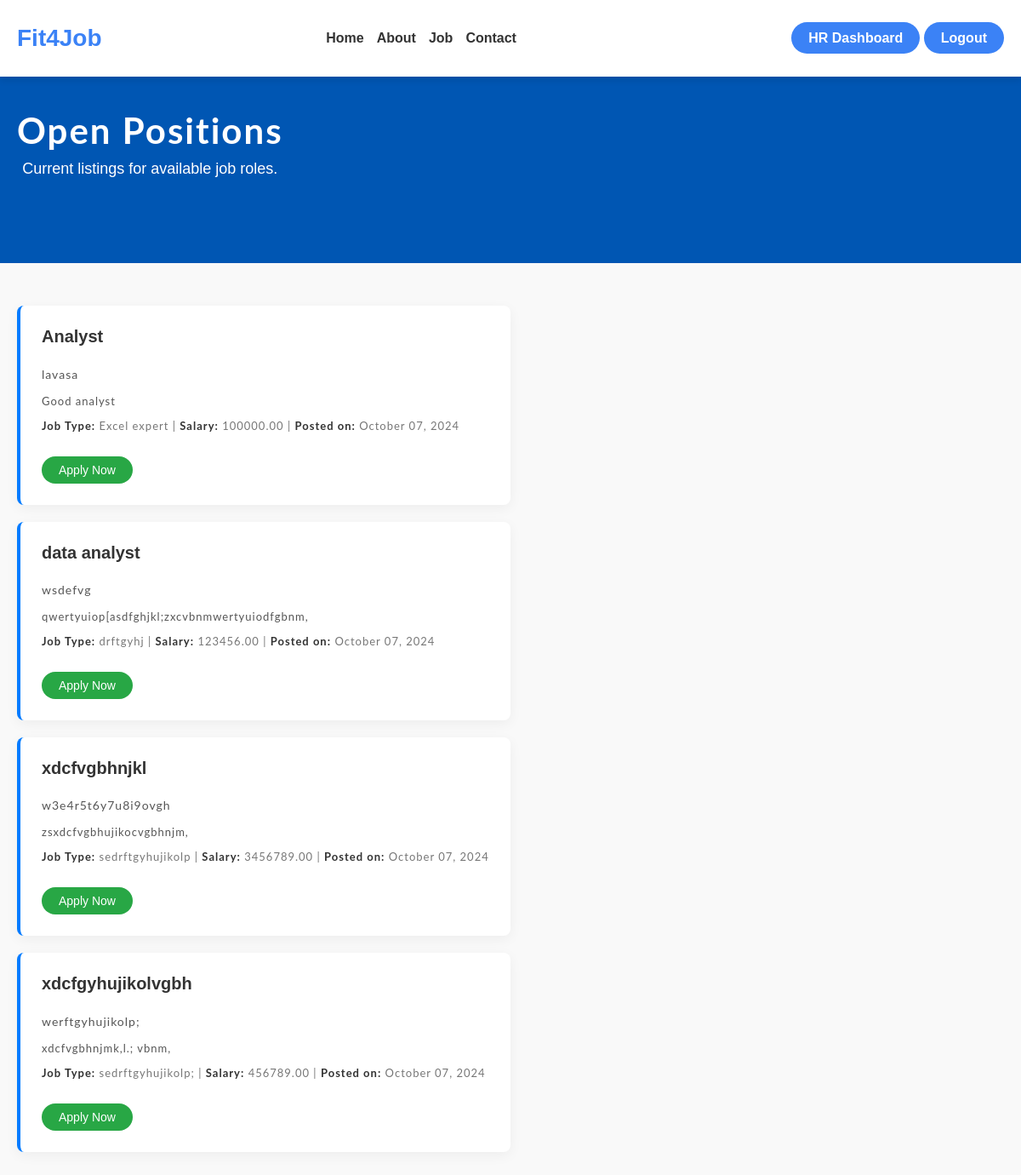
Page /job-list/ (signed in) on the earlier database version.
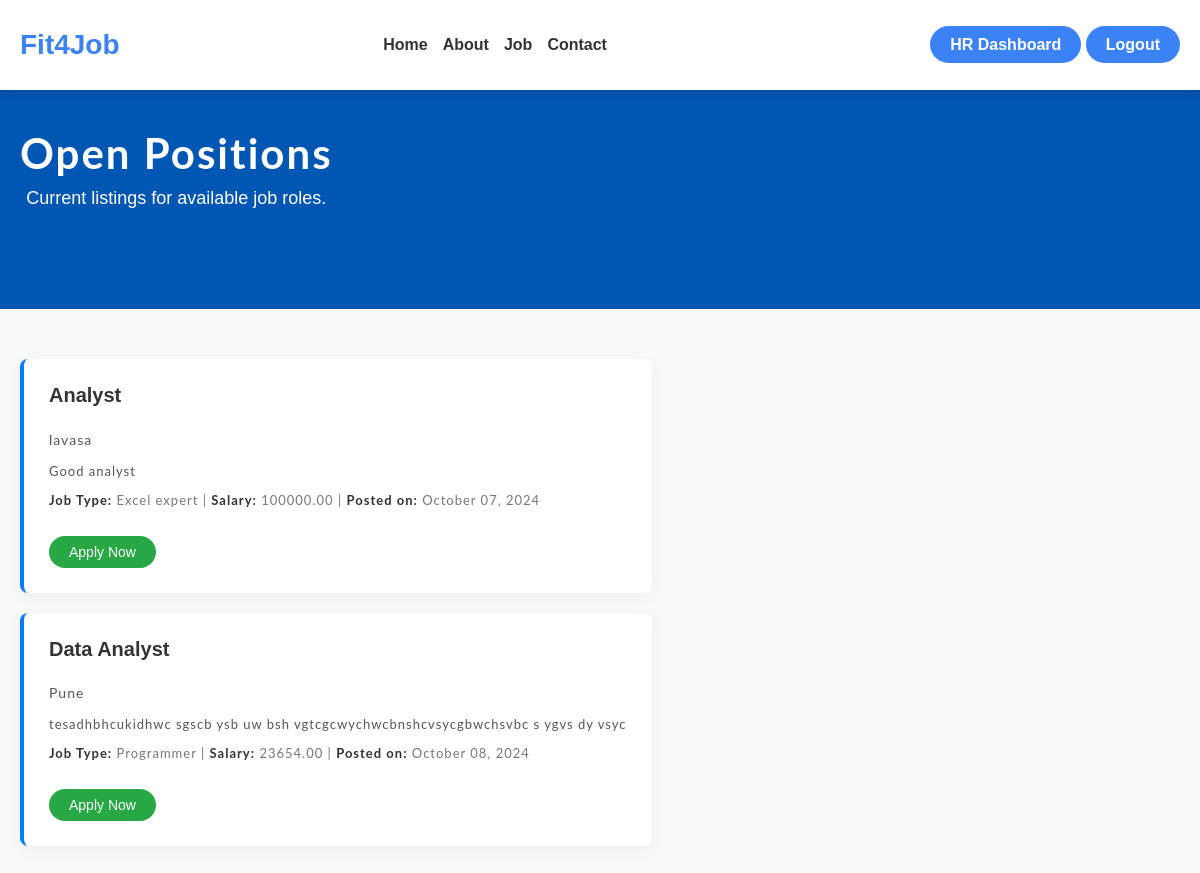
Same page on the later database version.
### ats_app/models.py (models this page shows, shortened)
class Job(models.Model):
    title = models.CharField(max_length=100)
    description = models.TextField()
    job_type = models.CharField(max_length=50)
    location = models.CharField(max_length=100)
    skills = models.CharField(max_length=200)
    salary = models.DecimalField(max_digits=10, decimal_places=2)
    created_at = models.DateTimeField(auto_now_add=True)
    updated_at = models.DateTimeField(auto_now=True)
    user = models.ForeignKey(User,on_delete=models.CASCADE)

### ats_app/views.py (the view)
    def wrapper(request, *args, **kwargs):
        if 'username' in request.session:
            return view_func(request, *args, **kwargs)
        else:
            messages.error(request, 'You need to log in to access this page.')
            return redirect('signin')

### ats_app/views.py (called while the page is built)
def is_authenticated(view_func):
    def wrapper(request, *args, **kwargs):
        if 'username' in request.session:
            return view_func(request, *args, **kwargs)
        else:
            messages.error(request, 'You need to log in to access this page.')
            return redirect('signin')
    return wrapper

@is_authenticated
def job_view(request):
    jobs = Job.objects.all()
    return render(request, 'main/job_list.html', {'jobs': jobs})

### templates/main/job_list.html (shortened to what this page needs)
{% extends 'base.html' %}
{% load static %}
{% block content %}
<div class="job-masthead">
    <div class="container">
        <div class="row">
            <div class="col-md-10 offset-md-1">
                <div class="job-heading-container">
                    <h1 class="job-heading">Open Positions</h1>
                    <span class="job-subheading">Current listings for available job roles.</span>
                </div>
            </div>
        </div>
    </div>
</div>
<section>
    <div class="container">
        <div class="row">
            <div class="col-md-10 offset-md-1">
                <ul class="job-listings-container">
                    {% for job in jobs %}
                    <li class="job-item-card">
                        <div class="job-content">
                            <h4 class="job-item-title">{{ job.title }}</h4>
                            <p class="job-item-location">{{ job.location }}</p>
                            <p class="job-item-description">{{ job.description }}</p>
                            <p class="job-item-meta">
                                <strong>Job Type:</strong> {{ job.job_type }} |
                                <strong>Salary:</strong> {{ job.salary }} |
                                <strong>Posted on:</strong> {{ job.created_at|date:"F d, Y" }}
                            </p>
                        </div>
                        <a href="{% url 'apply_for_job' job.id %}" class="btn-apply-job">Apply Now</a>
                    </li>
                    {% endfor %}
                </ul>
            </div>
        </div>
    </div>
</section>
{% endblock content %}

### templates/base.html (shortened to what this page needs)
<html lang="en">
<head>
    {% load static %}
    <link rel="stylesheet" href="{% static 'css/style copy.css' %}">
    <link rel="stylesheet" href="{% static 'css/job_category.css' %}">
    <link rel="stylesheet" href="{% static 'css/about.css' %}">
    <link rel="stylesheet" href="{% static 'css/job.css' %}">
</head>
<body>
    <header>
        <div class="navbar">
            <a href="{% url 'index' %}" class="logo">Fit4Job</a>
            <nav>
                <ul>
                    <li><a href="{% url 'index' %}">Home</a></li>
                    <li><a href="{% url 'about' %}">About</a></li>
                    <li><a href="{% url 'job' %}">Job</a></li>
                    <li><a href="{% url 'contact' %}">Contact</a></li>
                </ul>
            </nav>
            <ul>
                {% if request.session.username %}
                    {% if request.session.role == 'recruiter' %}
                        <a href="{% url 'hr_dashboard' %}" class="sign-in-btn">HR Dashboard</a>
                    {% endif %}
                    <a href="{% url 'logout' %}" class="sign-in-btn">Logout</a>
                {% else %}
                    <a href="{% url 'signin' %}" class="sign-in-btn">Sign In Now</a>
                    <a href="{% url 'register' %}" class="sign-in-btn">Register Now</a>
                {% endif %}
        </div>
    </header>
    <main>
        {% block content %}
        {% endblock %}
    </main>
</body>
</html>

### static/css/style copy.css (style rules this page uses)
body { font-family: 'Poppins', sans-serif; margin: 0; padding: 0; background-color: #f4f4f4; color: #333; margin-top: 80px; }
header { background-color: #ffffff; box-shadow: 0 4px 8px rgba(0, 0, 0, 0.1); position: fixed; width: 100%; z-index: 1000; top: 0; padding: 10px 0; }
.navbar { display: flex; justify-content: space-between; align-items: center; padding: 10px 20px; max-width: 1200px; margin: 0 auto; }
.logo { font-size: 28px; font-weight: 600; color: #3b82f6; text-decoration: none; }
nav ul { list-style: none; margin: 0; padding: 0; display: flex; }
nav ul li { margin-left: 15px; }
nav ul li a { text-decoration: none; color: #333; font-weight: 600; transition: color 0.3s ease; }
.sign-in-btn { background-color: #3b82f6; color: white; padding: 10px 20px; border-radius: 25px; text-decoration: none; font-weight: 600; transition: background-color 0.3s ease; }
.container { display: flex; justify-content: space-between; align-items: center; margin: 20px; }
body { margin: 0; }
h1 { font-family: 'Lato', sans-serif; font-weight: 200; letter-spacing: 2px; font-size: 35px; }
p { font-family: 'Lato', sans-serif; letter-spacing: 1px; font-size: 14px; color: #333333; }
.logo { width: 50px; fill: white; padding-right: 15px; display: inline-block; vertical-align: middle; }

### static/css/job_category.css (style rules this page uses)
html, body { overflow-x: hidden; }

### static/css/about.css (style rules this page uses)
html, body { height: 100%; margin: 0; }

### templates/main/job_list.html (style rules this page uses)
body { font-family: 'Arial', sans-serif; background-color: #f9f9f9; margin: 0; padding: 0; }
.job-masthead { background-color: #0056b3; padding: 80px 0; color: white; text-align: center; }
.job-masthead .job-heading { font-size: 42px; font-weight: 700; margin-bottom: 10px; }
.job-masthead .job-subheading { font-size: 18px; font-weight: 300; }
.job-listings-container { list-style: none; padding: 0; margin-top: 30px; }
.job-item-card { background-color: #fff; border-radius: 8px; margin-bottom: 20px; padding: 25px; box-shadow: 0 4px 15px rgba(0, 0, 0, 0.05); transition: box-shadow 0.3s ease; display: flex; flex-direction: column; border-left: 4px solid #007bff; }
.job-item-title { font-size: 20px; font-weight: 600; margin: 0; color: #333; }
.job-item-company, .job-item-location { font-size: 14px; font-weight: 400; margin-top: 5px; color: #555; }
.job-item-description { margin-top: 15px; font-size: 13px; color: #555; }
.job-item-meta { font-size: 13px; color: #777; margin-top: 10px; }
.job-item-meta strong { color: #333; }
.btn-apply-job { background-color: #28a745; color: white; padding: 8px 20px; border-radius: 40px; text-decoration: none; font-size: 14px; margin-top: 15px; transition: background-color 0.3s ease; align-self: flex-start; }

Differences in the rows shown:
removed Job: title "data analyst", location "wsdefvg", description "qwertyuiop[asdfghjkl;zxcvbnmwertyuiodfgbnm,", job_type "drftgyhj", salary "123456.00", created_at "October 07, 2024"
removed Job: title "xdcfvgbhnjkl", location "w3e4r5t6y7u8i9ovgh", description "zsxdcfvgbhujikocvgbhnjm,", job_type "sedrftgyhujikolp", salary "3456789.00", created_at "October 07, 2024"
removed Job: title "xdcfgyhujikolvgbh", location "werftgyhujikolp;", description "xdcfvgbhnjmk,l.; vbnm,", job_type "sedrftgyhujikolp;", salary "456789.00", created_at "October 07, 2024"
added Job: title "Data Analyst", location "Pune", description "tesadhbhcukidhwc sgscb ysb uw bsh vgtcgcwychwcbnshcvsycgbwchsvbc s ygvs dy vsyc", job_type "Programmer", salary "23654.00", created_at "October 08, 2024"
